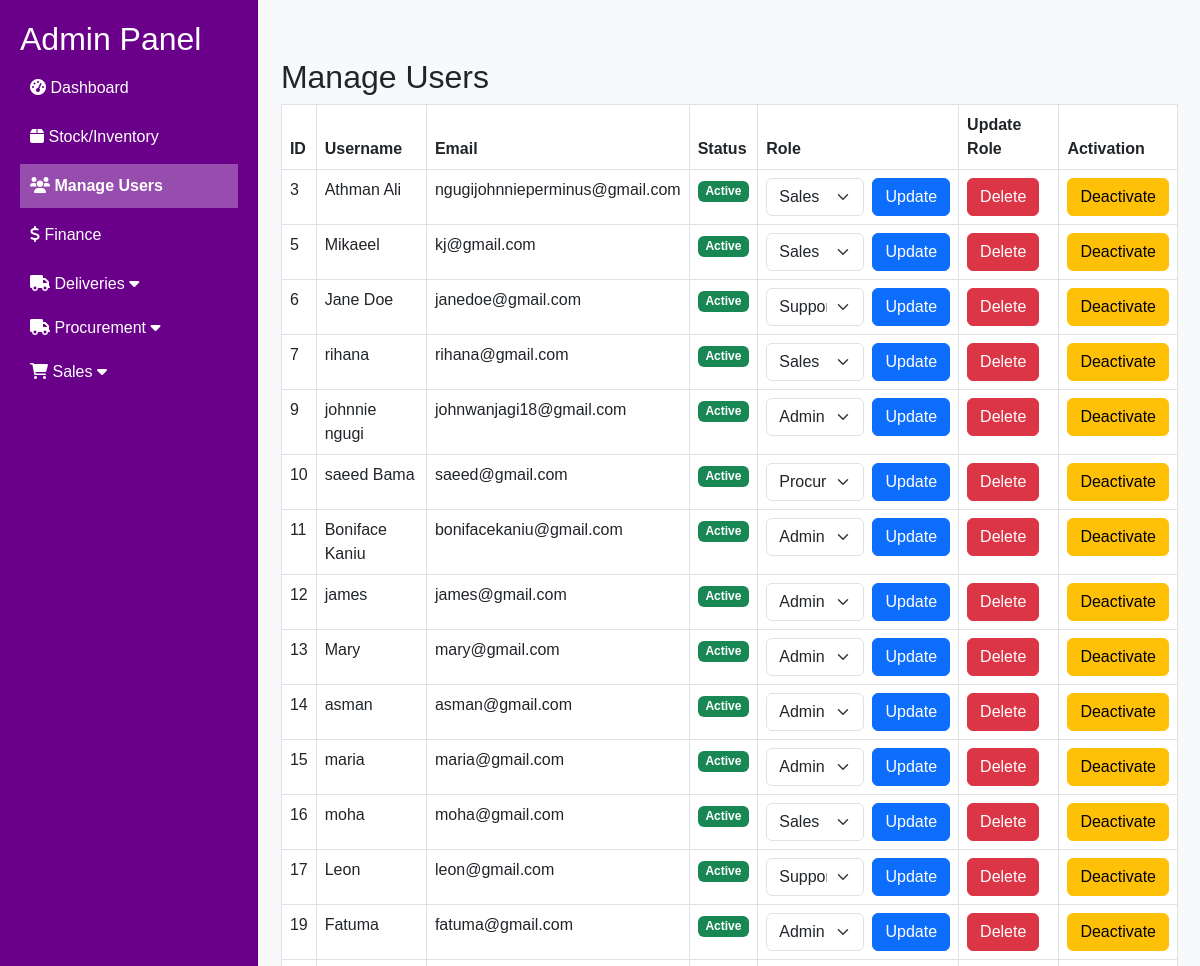
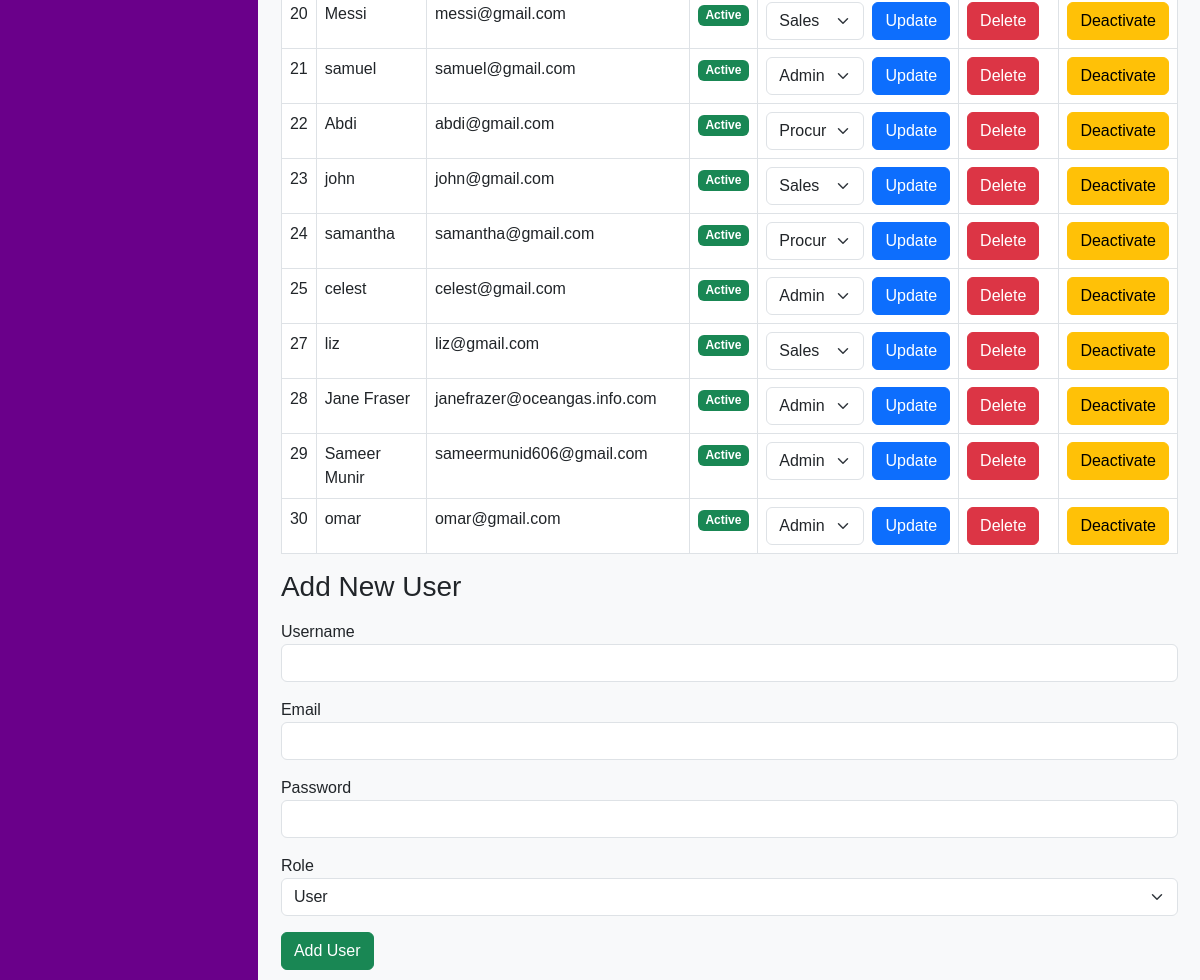
The page /staff/users.php (signed in) on the database its author committed (2 pictures, top to bottom).
### tables this page shows
CREATE TABLE `users` (
  `id` int(11) NOT NULL,
  `username` varchar(50) NOT NULL,
  `email` varchar(100) NOT NULL,
  `password` varchar(255) NOT NULL,
  `created_at` timestamp NOT NULL DEFAULT current_timestamp(),
  `reset_token` varchar(255) DEFAULT NULL,
  `reset_expires` datetime DEFAULT NULL,
  `role` enum('support','admin','procurement','sales') NOT NULL DEFAULT 'support',
  `is_active` tinyint(1) DEFAULT 1
);

### staff/users.php (the view, shortened to what this page needs)
<?php
$current_page = basename($_SERVER['PHP_SELF']);
$host = 'localhost';
$db   = 'oceangas';
$user = 'root';
$pass = '';
$conn = new mysqli($host, $user, $pass, $db);
$sql = "SELECT id, username, email, role, is_active FROM users";
$result = $conn->query($sql);
?>
<!DOCTYPE html>
<html lang="en">
<head>
    <link href="https://cdn.jsdelivr.net/npm/bootstrap@5.3.0/dist/css/bootstrap.min.css" rel="stylesheet">
    <link rel="stylesheet" href="https://cdnjs.cloudflare.com/ajax/libs/font-awesome/6.0.0/css/all.min.css">
</head>
<body>
<nav class="sidebar">
    <h2>Admin Panel</h2>
    <a href="/OceanGas/staff/admin_dashboard.php" class="<?=($current_page==='admin_dashboard.php')?'active':''?>"><i class="fas fa-tachometer-alt"></i> Dashboard</a>
    <a href="/OceanGas/staff/stock_admin.php" class="<?=($current_page==='stock_admin.php')?'active':''?>"><i class="fas fa-box"></i> Stock/Inventory</a>
    <a href="/OceanGas/staff/users.php" class="<?=($current_page==='users.php')?'active':''?>"><i class="fas fa-users" ></i> Manage Users</a>
    <a href="/OceanGas/staff/finance.php" class="<?=($current_page==='finance.php')?'active':''?>"><i class="fas fa-dollar"></i> Finance</a>
        <div class="dropdown">
    <button class="dropdown-btn">
  <i class="fas fa-truck"></i>
  <span>Deliveries</span>
  <i class="fas fa-caret-down ms-auto"></i>
</button>
            </div>
    <div class="dropdown">
    <button class="dropdown-btn" id="btnProcurement">
        <i class="fas fa-truck"></i> Procurement <i class="fas fa-caret-down"></i>
    </button>
    </div>
    <div class="dropdown">
        <button class="dropdown-btn">
            <i class="fas fa-shopping-cart"></i> Sales <i class="fas fa-caret-down"></i>
        </button>
    </div>
  </nav>
  <div class="content" style="margin-left: 1px; padding: 10px; width: calc(100% - 250px);">
<div class="container mt-5 me-5">
<div id="mainContent">
    <h2>Manage Users</h2>
    <table class="table table-bordered">
        <thead>
        <tr>
            <th>ID</th>
            <th>Username</th>
            <th>Email</th>
            <th>Status</th>
            <th>Role</th>
            <th>Update Role</th>
            <th>Activation</th>
        </tr>
        </thead>
        <tbody>
        <?php while ($row = $result->fetch_assoc()): ?>
            <tr>
                <td><?php echo $row['id']; ?></td>
                <td><?php echo htmlspecialchars($row['username']); ?></td>
                <td><?php echo htmlspecialchars($row['email']); ?></td>
                <td>
                    <?php if ($row['is_active']): ?>
                        <span class="badge bg-success">Active</span>
                    <?php else: ?>
                        <span class="badge bg-secondary">Inactive</span>
                    <?php endif; ?>
                </td>
                <td>
                    <form method="post" class="d-flex">
                        <select name="role" class="form-select me-2">
                            <option value="admin" <?php if ($row['role'] == 'admin') echo 'selected'; ?>>Admin</option>
                            <option value="procurement" <?php if ($row['role'] == 'procurement') echo 'selected'; ?>>Procurement</option>
                            <option value="sales" <?php if ($row['role'] == 'sales') echo 'selected'; ?>>Sales</option>
                            <option value="support" <?php if ($row['role'] == 'support') echo 'selected'; ?>>Support</option>
                        </select>
                        <button type="submit" name="update_role" class="btn btn-primary">Update</button>
                    </form>
                </td>
                <td>
                    <form method="post">
                        <button type="submit" name="delete_user" class="btn btn-danger">Delete</button>
                    </form>
                </td>
                <td>
                    <form method="post">
                        <?php if ($row['is_active']): ?>
                            <button type="submit" name="toggle_active" class="btn btn-warning">Deactivate</button>
                        <?php else: ?>
                            <button type="submit" name="toggle_active" class="btn btn-success">Activate</button>
                        <?php endif; ?>
                    </form>
                </td>
            </tr>
        <?php endwhile; ?>
        </tbody>
    </table>
    <h3>Add New User</h3>
    <form method="post" class="mt-3">
        <div class="mb-3">
            <label>Username</label>
            <input type="text" name="new_username" class="form-control" required>
        </div>
        <div class="mb-3">
            <label>Email</label>
            <input type="email" name="new_email" class="form-control" required>
        </div>
        <div class="mb-3">
            <label>Password</label>
            <input type="password" name="new_password" class="form-control" required>
        </div>
        <div class="mb-3">
            <label>Role</label>
            <select name="new_role" class="form-select">
                <option value="user">User</option>
            </select>
        </div>
        <button type="submit" name="add_user" class="btn btn-success">Add User</button>
    </form>
</div>
</div>
</body>
</html>

### staff/users.php (style rules this page uses)
body { font-family: 'Arial',sans-serif; background: #f8f9fa; margin:0; display:flex; }
.sidebar { width:260px; background:#6a008a; color:#fff; min-height:100vh; padding:20px; position:sticky; top:0; left:0; }
.sidebar h2 { font-size:32px; margin-top:0; }
.sidebar a { color:#fff; text-decoration:none; padding:10px; display:block; margin:5px 0; }
.sidebar a.active { background:rgba(255,255,255,0.3); font-weight:bold; }
.dropdown-btn, .dropdown-btn2 { padding: 10px; width: 100%; background: none; border: none; text-align: left; cursor: pointer; font-size: 16px; color: white; }
.content { padding: 20px; flex-grow: 1; min-height: calc(100%-250px); }

### rows shown on the page
users: id "3", username "Athman Ali", email "ngugijohnnieperminus@gmail.com", is_active "Active", role "Sales"
users: id "5", username "Mikaeel", email "kj@gmail.com", is_active "Active", role "Sales"
users: id "6", username "Jane Doe", email "janedoe@gmail.com", is_active "Active", role "Support"
users: id "7", username "rihana", email "rihana@gmail.com", is_active "Active", role "Sales"
users: id "9", username "johnnie ngugi", email "johnwanjagi18@gmail.com", is_active "Active", role "Admin"
users: id "10", username "saeed Bama", email "saeed@gmail.com", is_active "Active", role "Procurement"
users: id "11", username "Boniface Kaniu", email "bonifacekaniu@gmail.com", is_active "Active"
users: id "12", username "james", email "james@gmail.com", is_active "Active"
users: id "13", username "Mary", email "mary@gmail.com", is_active "Active"
users: id "14", username "asman", email "asman@gmail.com", is_active "Active"
users: id "15", username "maria", email "maria@gmail.com", is_active "Active", role "Admin"
users: id "16", username "moha", email "moha@gmail.com", is_active "Active", role "Sales"
users: id "17", username "Leon", email "leon@gmail.com", is_active "Active", role "Support"
users: id "19", username "Fatuma", email "fatuma@gmail.com", is_active "Active"
users: id "20", username "Messi", email "messi@gmail.com", is_active "Active", role "Sales"
users: id "21", username "samuel", email "samuel@gmail.com", is_active "Active"
users: id "22", username "Abdi", email "abdi@gmail.com", is_active "Active", role "Procurement"
users: id "23", username "john", email "john@gmail.com", is_active "Active", role "Sales"
users: id "24", username "samantha", email "samantha@gmail.com", is_active "Active", role "Procurement"
users: id "25", username "celest", email "celest@gmail.com", is_active "Active"
users: id "27", username "liz", email "liz@gmail.com", is_active "Active", role "Sales"
users: id "28", username "Jane Fraser", email "janefrazer@oceangas.info.com", is_active "Active", role "Admin"
users: id "29", username "Sameer Munir", email "sameermunid606@gmail.com", is_active "Active", role "Admin"
users: id "30", username "omar", email "omar@gmail.com", is_active "Active"
